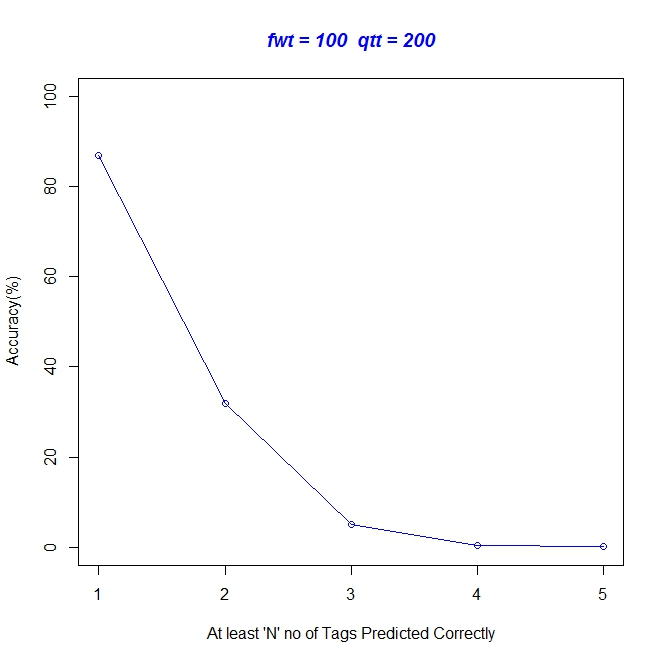

Write R code to recreate this figure.
# Author : G Asish Kumar and Chinmaya Reddy*/
# Description: Plot to show Accuracy vs At least N no of tags predicted/suggested correctly

 x <- c(1, 2, 3, 4, 5)
 y <- c(86.9823270002321,31.93121238177128,4.905832952230491,0.40522875816993464,0.027820280984837947)
 plot(x, y, type='o', pch=1, col="blue", xlab="At least 'N' no of Tags Predicted Correctly", ylab="Accuracy(%)", ylim=c(0, 100), xlim=c(1,5))
 title(main="fwt = 100   qtt = 200", col.main="blue", font.main=4)
